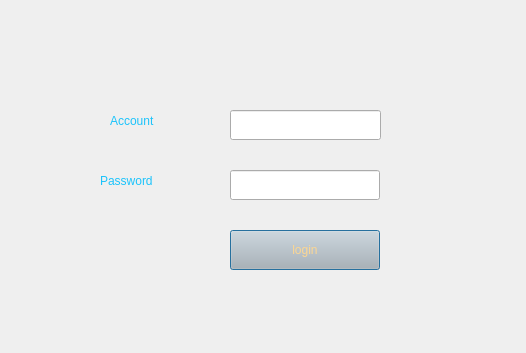
<?xml version="1.0" encoding="UTF-8"?>
<ui version="4.0">
 <class>Login</class>
 <widget class="QDialog" name="Login">
  <property name="geometry">
   <rect>
    <x>0</x>
    <y>0</y>
    <width>526</width>
    <height>353</height>
   </rect>
  </property>
  <property name="windowTitle">
   <string>Login</string>
  </property>
  <widget class="QPushButton" name="pushButton">
   <property name="geometry">
    <rect>
     <x>230</x>
     <y>230</y>
     <width>150</width>
     <height>40</height>
    </rect>
   </property>
   <property name="styleSheet">
    <string notr="true">color: rgb(252, 214, 146);
font: 14pt &quot;Cooper Black&quot;;
background-color: rgb(184, 184, 184);</string>
   </property>
   <property name="text">
    <string>login</string>
   </property>
  </widget>
  <widget class="QLabel" name="label">
   <property name="geometry">
    <rect>
     <x>110</x>
     <y>110</y>
     <width>111</width>
     <height>21</height>
    </rect>
   </property>
   <property name="styleSheet">
    <string notr="true">color: rgb(27, 195, 251);
font: 14pt &quot;Cooper Black&quot;;</string>
   </property>
   <property name="text">
    <string>Account</string>
   </property>
  </widget>
  <widget class="QLabel" name="label_2">
   <property name="geometry">
    <rect>
     <x>100</x>
     <y>170</y>
     <width>121</width>
     <height>21</height>
    </rect>
   </property>
   <property name="styleSheet">
    <string notr="true">color: rgb(27, 195, 251);
font: 14pt &quot;Cooper Black&quot;;</string>
   </property>
   <property name="text">
    <string>Password</string>
   </property>
  </widget>
  <widget class="QLineEdit" name="lineEdit_pwd">
   <property name="geometry">
    <rect>
     <x>230</x>
     <y>170</y>
     <width>150</width>
     <height>30</height>
    </rect>
   </property>
   <property name="echoMode">
    <enum>QLineEdit::Password</enum>
   </property>
  </widget>
  <widget class="QLineEdit" name="lineEdit_account">
   <property name="geometry">
    <rect>
     <x>230</x>
     <y>110</y>
     <width>151</width>
     <height>30</height>
    </rect>
   </property>
  </widget>
 </widget>
 <resources/>
 <connections>
  <connection>
   <sender>pushButton</sender>
   <signal>clicked()</signal>
   <receiver>Login</receiver>
   <slot>accept()</slot>
   <hints>
    <hint type="sourcelabel">
     <x>292</x>
     <y>192</y>
    </hint>
    <hint type="destinationlabel">
     <x>398</x>
     <y>329</y>
    </hint>
   </hints>
  </connection>
 </connections>
</ui>
